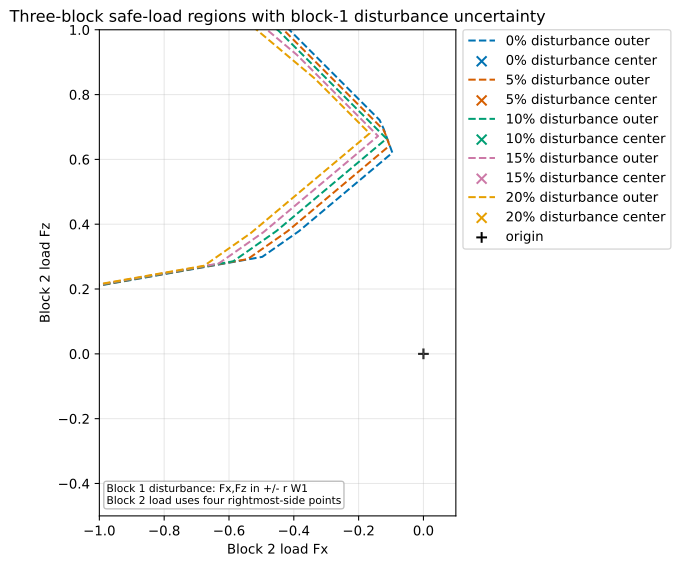

Write the Python code that produced this figure.
"""Compare three-block safe-load regions under block-1 disturbance uncertainty."""

import math
from pathlib import Path

import matplotlib.pyplot as plt
from compas.datastructures import Mesh
from compas.geometry import Point
from compas.geometry import Translation
from compas_assembly.datastructures import Block

from compas_cra.algorithms import assembly_interfaces_numpy
from compas_cra.datastructures import CRA_Assembly
from compas_cra.equilibrium import plot_rbe_robust_results
from compas_cra.equilibrium import rbe_uncertainty_disturb_support_dual

MU = 0.8
DENSITY = 1.0
NUM_DIRECTIONS = 72
APPLICATION_FORCE_BOUND = 1e6
DISTURBANCE_RATIOS = (0.0, 0.05, 0.10, 0.15, 0.20)
VIEW_XLIM = (-1.0, 0.1)
VIEW_YLIM = (-0.5, 1.0)
OUTPUT_SVG = Path(__file__).with_suffix(".svg")


class Arch(object):
    """Create the three-block geometry used for the robust RBE comparison."""

    def __init__(self, b0_width, b1_height, b1_base, b2_base, b2_top, alpha, beta, gamma, thickness):
        super().__init__()
        self.b0_width = b0_width
        self.b1_height = b1_height
        self.b1_base = b1_base
        self.b2_base = b2_base
        self.b2_top = b2_top
        self.alpha = alpha
        self.beta = beta
        self.gamma = gamma
        self.thickness = thickness

    def assembly(self):
        """Create the assembly with block 0 fixed."""
        assembly = CRA_Assembly()
        for mesh in self.blocks():
            assembly.add_block(mesh.copy(cls=Block))
        assembly.graph.node_attribute(0, "is_support", True)
        return assembly

    def blocks(self):
        """Create the three block meshes."""
        blocks = []
        faces = [
            [0, 1, 2, 3],
            [7, 6, 5, 4],
            [3, 7, 4, 0],
            [6, 2, 1, 5],
            [7, 3, 2, 6],
            [5, 1, 0, 4],
        ]
        translation = Translation.from_vector([0, self.thickness, 0])

        b0_1 = Point(0, 0, 0)
        b0_2 = Point(-self.b1_height * math.tan(self.alpha - math.pi / 2), 0, self.b1_height)
        b0_0 = Point(
            self.b0_width * math.cos(self.alpha + math.pi / 2),
            0,
            self.b0_width * math.sin(self.alpha + math.pi / 2),
        )
        b0_3 = Point((b0_0 + b0_2 - b0_1).x, (b0_0 + b0_2 - b0_1).y, (b0_0 + b0_2 - b0_1).z)
        b0_front = [b0_0, b0_1, b0_2, b0_3]
        b0_back = [vertex.transformed(translation) for vertex in b0_front]
        blocks.append(Mesh.from_vertices_and_faces(b0_front + b0_back, faces))

        b1_0 = b0_1
        b1_3 = b0_2
        b1_1 = Point(self.b1_base, 0, 0)
        b1_2 = Point(
            self.b1_base + self.b1_height * math.tan(self.beta - math.pi / 2),
            0,
            self.b1_height,
        )
        b1_front = [b1_0, b1_1, b1_2, b1_3]
        b1_back = [vertex.transformed(translation) for vertex in b1_front]
        blocks.append(Mesh.from_vertices_and_faces(b1_front + b1_back, faces))

        b2_0 = b1_1
        b2_3 = b1_2
        b2_1 = Point(
            self.b1_base + self.b2_base * math.cos(math.pi - self.beta - self.gamma),
            0,
            self.b2_base * math.sin(math.pi - self.beta - self.gamma),
        )
        b2_direction = (b2_1 - b2_0).unitized()
        b2_2 = Point(
            (b2_direction * self.b2_top + b2_3).x,
            (b2_direction * self.b2_top + b2_3).y,
            (b2_direction * self.b2_top + b2_3).z,
        )
        b2_front = [b2_0, b2_1, b2_2, b2_3]
        b2_back = [vertex.transformed(translation) for vertex in b2_front]
        blocks.append(Mesh.from_vertices_and_faces(b2_front + b2_back, faces))

        return blocks


def point_coordinates(point):
    """Return point coordinates as a plain list."""
    if hasattr(point, "x") and hasattr(point, "y") and hasattr(point, "z"):
        return [point.x, point.y, point.z]
    return list(point)


def rightmost_side_vertices(block):
    """Return the four vertices of the block face with maximum x-coordinate."""
    face_coordinates = []
    for face in block.faces():
        coordinates = [point_coordinates(block.vertex_coordinates(vertex)) for vertex in block.face_vertices(face)]
        face_coordinates.append(coordinates)
    return max(face_coordinates, key=lambda coordinates: sum(point[0] for point in coordinates) / len(coordinates))


def disturbance_vertices(magnitude):
    """Return the four vertices of a block-1 Fx/Fz disturbance box."""
    return [
        [-magnitude, -magnitude],
        [-magnitude, magnitude],
        [magnitude, -magnitude],
        [magnitude, magnitude],
    ]


def disturbance_label(ratio):
    """Return a compact label for one disturbance ratio."""
    return "{:.0f}% disturbance".format(100.0 * ratio)


def report_result(ratio, magnitude, result):
    """Print a compact disturbance-analysis summary."""
    bounded_directions = result.statuses.count("optimal")
    print(
        "{:<15} | bound={:.6g} | bounded={} | center={} | bounded_dirs={}/{} | outer_polygon_empty={}".format(
            disturbance_label(ratio),
            magnitude,
            result.is_bounded,
            result.feasible_center,
            bounded_directions,
            len(result.directions),
            not bool(result.outer_polygon),
        )
    )


def build_assembly():
    """Build the example-18 three-block assembly."""
    geometry = Arch(
        b0_width=0.5,
        b1_height=0.5,
        b1_base=0.5,
        b2_base=0.6,
        b2_top=0.9,
        alpha=math.pi / 2,
        beta=2 * math.pi / 3,
        gamma=2 * math.pi / 3,
        thickness=1,
    )
    assembly = geometry.assembly()
    assembly_interfaces_numpy(assembly)
    return assembly


def solve_disturbance_cases(assembly):
    """Solve the baseline and disturbance-robust block-2 safe-load regions."""
    block_1 = assembly.graph.node_attribute(1, "block")
    block_2 = assembly.graph.node_attribute(2, "block")
    block_1_weight = block_1.volume() * DENSITY
    load_dofs = [(2, "fx"), (2, "fz")]
    common_options = {
        "mu": MU,
        "density": DENSITY,
        "load_application_points": {2: rightmost_side_vertices(block_2)},
        "application_force_bound": APPLICATION_FORCE_BOUND,
        "num_directions": NUM_DIRECTIONS,
    }

    print("block 1 weight: {:.6g}".format(block_1_weight))
    print("hidden hand-force component bound: {:.6g} (placeholder)".format(APPLICATION_FORCE_BOUND))
    print("block 1 disturbance box: Fx,Fz independently in [-r W1, r W1]")
    print("case            | disturbance bound | safe-load summary")

    results = []
    labels = []
    for ratio in DISTURBANCE_RATIOS:
        magnitude = ratio * block_1_weight
        if ratio == 0.0:
            result = rbe_uncertainty_disturb_support_dual(assembly, load_dofs, **common_options)
        else:
            result = rbe_uncertainty_disturb_support_dual(
                assembly,
                load_dofs,
                uncertainty_vertices=disturbance_vertices(magnitude),
                uncertainty_load_dofs=[(1, "fx"), (1, "fz")],
                **common_options,
            )
        report_result(ratio, magnitude, result)
        results.append(result)
        labels.append(disturbance_label(ratio))
    return results, labels


def render_results(results, labels):
    """Render the disturbance comparison plot."""
    plt.rcParams["svg.fonttype"] = "none"
    figure, axes = plot_rbe_robust_results(
        results,
        labels=labels,
        show_points=False,
        show_center=True,
        xlim=VIEW_XLIM,
        ylim=VIEW_YLIM,
    )
    figure.set_size_inches(10, 6)
    axes.set_xlabel("Block 2 load Fx")
    axes.set_ylabel("Block 2 load Fz")
    axes.set_title("Three-block safe-load regions with block-1 disturbance uncertainty")
    axes.text(
        0.02,
        0.02,
        "Block 1 disturbance: Fx,Fz in +/- r W1\nBlock 2 load uses four rightmost-side points",
        transform=axes.transAxes,
        fontsize=8,
        va="bottom",
        bbox={"boxstyle": "round,pad=0.25", "facecolor": "white", "edgecolor": "0.7", "alpha": 0.85},
    )
    axes.legend(loc="upper left", bbox_to_anchor=(1.02, 1.0), borderaxespad=0)
    figure.tight_layout()
    return figure


def save_svg(figure, path):
    """Save one Matplotlib figure as SVG and report the path."""
    figure.savefig(path, format="svg", bbox_inches="tight")
    print("saved SVG: {}".format(path))


if __name__ == "__main__":
    assembly = build_assembly()
    results, labels = solve_disturbance_cases(assembly)
    figure = render_results(results, labels)
    save_svg(figure, OUTPUT_SVG)

    if plt.get_backend().lower() != "agg":
        plt.show()
    else:
        plt.close(figure)
